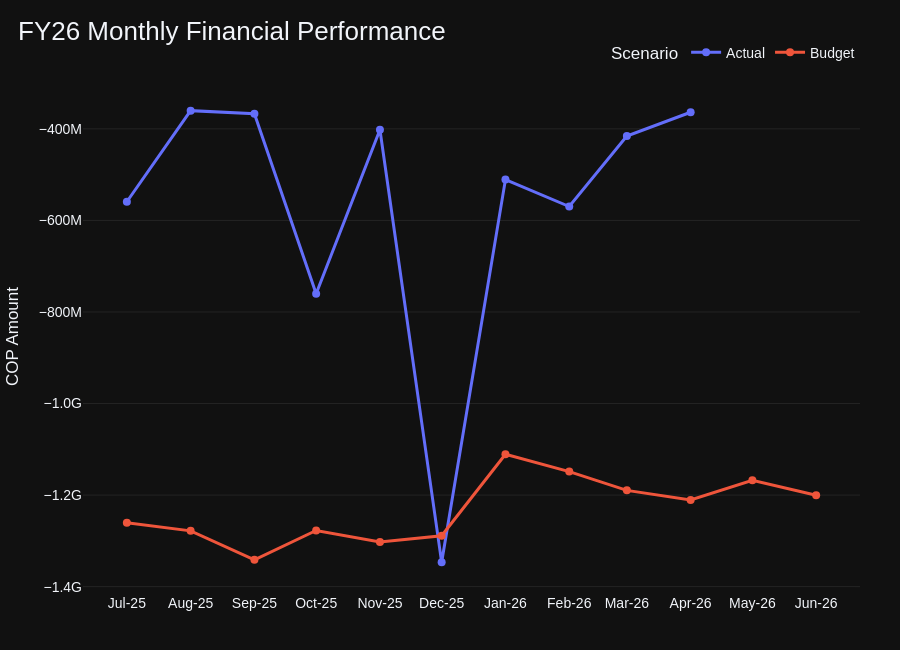

Notebook code for this chart:
### Code cell
monthly = finance.groupby(
    ["Month_Date", "Scenario"],
    as_index=False
)["Amount_COP"].sum()

monthly = monthly.sort_values("Month_Date")

fig = px.line(
    monthly,
    x="Month_Date",
    y="Amount_COP",
    color="Scenario",
    markers=True,
    title="FY26 Monthly Financial Performance"
)

fig.update_traces(
    line=dict(width=3),
    marker=dict(size=8)
)

fig.update_layout(
    template="plotly_dark",
    height=650,

    title=dict(
        text="FY26 Monthly Financial Performance",
        x=0.02,
        xanchor="left",
        font=dict(size=26)
    ),

    plot_bgcolor="#111111",
    paper_bgcolor="#111111",

    font=dict(
        family="Arial",
        size=14
    ),

    legend=dict(
        orientation="h",
        yanchor="bottom",
        y=1.02,
        xanchor="right",
        x=1
    ),

    hovermode="x unified",

    margin=dict(
        l=40,
        r=40,
        t=80,
        b=40
    ),

    xaxis_title="",
    yaxis_title="COP Amount"
)

fig.update_xaxes(
    tickformat="%b-%y",
    dtick="M1",
    showgrid=False
)

fig.update_yaxes(
    tickformat=",.2s",
    gridcolor="rgba(255,255,255,0.08)"
)

fig.show()

### Figure 1 — Plotly figure (JSON) as saved in the notebook; plotly's stock layout.template omitted (floating-point values rounded to 4 significant figures)
{"data": [{"hovertemplate": "Scenario=Actual<br>Month_Date=%{x}<br>Amount_COP=%{y}<extra></extra>", "legendgroup": "Actual", "line": {"color": "#636efa", "dash": "solid", "width": 3}, "marker": {"size": 8, "symbol": "circle"}, "mode": "lines+markers", "name": "Actual", "orientation": "v", "showlegend": true, "type": "scatter", "x": ["2025-07-01T00:00:00.000000000", "2025-08-01T00:00:00.000000000", "2025-09-01T00:00:00.000000000", "2025-10-01T00:00:00.000000000", "2025-11-01T00:00:00.000000000", "2025-12-01T00:00:00.000000000", "2026-01-01T00:00:00.000000000", "2026-02-01T00:00:00.000000000", "2026-03-01T00:00:00.000000000", "2026-04-01T00:00:00.000000000"], "xaxis": "x", "y": [-559200000.0, -360200000.0, -366800000.0, -760100000.0, -401900000.0, -1347000000.0, -510600000.0, -569600000.0, -415600000.0, -363600000.0], "yaxis": "y"}, {"hovertemplate": "Scenario=Budget<br>Month_Date=%{x}<br>Amount_COP=%{y}<extra></extra>", "legendgroup": "Budget", "line": {"color": "#EF553B", "dash": "solid", "width": 3}, "marker": {"size": 8, "symbol": "circle"}, "mode": "lines+markers", "name": "Budget", "orientation": "v", "showlegend": true, "type": "scatter", "x": ["2025-07-01T00:00:00.000000000", "2025-08-01T00:00:00.000000000", "2025-09-01T00:00:00.000000000", "2025-10-01T00:00:00.000000000", "2025-11-01T00:00:00.000000000", "2025-12-01T00:00:00.000000000", "2026-01-01T00:00:00.000000000", "2026-02-01T00:00:00.000000000", "2026-03-01T00:00:00.000000000", "2026-04-01T00:00:00.000000000", "2026-05-01T00:00:00.000000000", "2026-06-01T00:00:00.000000000"], "xaxis": "x", "y": [-1260000000.0, -1278000000.0, -1341000000.0, -1277000000.0, -1303000000.0, -1289000000.0, -1111000000.0, -1149000000.0, -1190000000.0, -1211000000.0, -1168000000.0, -1200000000.0], "yaxis": "y"}], "layout": {"font": {"family": "Arial", "size": 14}, "height": 650, "hovermode": "x unified", "legend": {"orientation": "h", "title": {"text": "Scenario"}, "tracegroupgap": 0, "x": 1, "xanchor": "right", "y": 1.02, "yanchor": "bottom"}, "margin": {"b": 40, "l": 40, "r": 40, "t": 80}, "paper_bgcolor": "#111111", "plot_bgcolor": "#111111", "title": {"font": {"size": 26}, "text": "FY26 Monthly Financial Performance", "x": 0.02, "xanchor": "left"}, "xaxis": {"anchor": "y", "domain": [0, 1], "dtick": "M1", "showgrid": false, "tickformat": "%b-%y", "title": {"text": ""}}, "yaxis": {"anchor": "x", "domain": [0, 1], "gridcolor": "rgba(255,255,255,0.08)", "tickformat": ",.2s", "title": {"text": "COP Amount"}}}}
